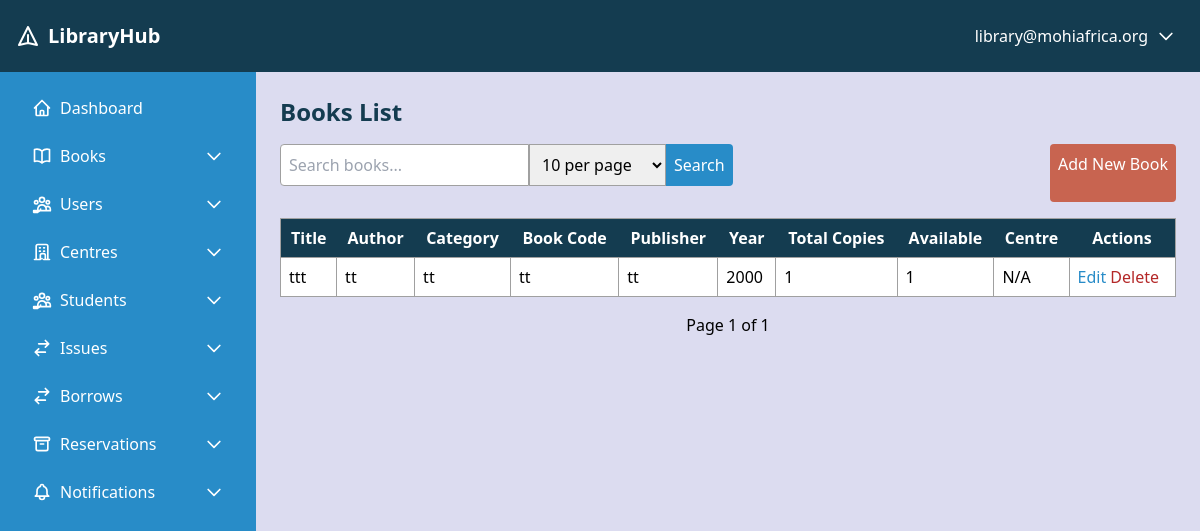
The app's page /books/ (signed in) with its own data.
### library_app/models.py (models this page shows, shortened)
class CustomUser(AbstractUser):
    username = None
    email = models.EmailField(unique=True)
    is_librarian = models.BooleanField(default=False)
    is_student = models.BooleanField(default=False)
    is_teacher = models.BooleanField(default=False)
    centre = models.ForeignKey(
        'Centre', on_delete=models.SET_NULL, null=True, blank=True)
    USERNAME_FIELD = 'email'
    REQUIRED_FIELDS = []
    objects = CustomUserManager()  # Assign the custom manager here
    groups = models.ManyToManyField(
        Group,
        related_name='customuser_set',
        blank=True,
        help_text='The groups this user belongs to.',
        verbose_name='groups',
    )
    user_permissions = models.ManyToManyField(
        Permission,
        related_name='customuser_permissions',
        blank=True,
        help_text='Specific permissions for this user.',
        verbose_name='user permissions',
    )

class Book(models.Model):
    title = models.CharField(max_length=300)
    author = models.CharField(max_length=200)
    category = models.CharField(max_length=100)
    book_code = models.CharField(max_length=50, unique=True)
    publisher = models.CharField(max_length=200)
    year_of_publication = models.PositiveIntegerField()
    total_copies = models.PositiveIntegerField(default=1)
    available_copies = models.PositiveIntegerField(default=1)
    centre = models.ForeignKey(
        'Centre', on_delete=models.SET_NULL, null=True, related_name='books')
    added_by = models.ForeignKey(
        'CustomUser', on_delete=models.SET_NULL, null=True, related_name='books_added')
    is_active = models.BooleanField(default=True)
    history = HistoricalRecords()
    class Meta:
        unique_together = ('book_code', 'centre')

### library_app/views/book_views.py (the view, shortened to what this page needs)
# urls.py: path('books/', book_list, name='book_list'),
@login_required
def book_list(request):
    if not is_authorized(request.user):
        messages.error(request, "You do not have permission to access this page.")
        return redirect('dashboard')
    if request.user.is_superuser:
        books = Book.objects.all()
    elif request.user.is_staff:
        books = Book.objects.filter(centre=request.user.centre)
    else:
        books = Book.objects.none()
    search_query = request.GET.get('search', '')
    items_per_page = int(request.GET.get('items_per_page', 10))
    paginator = Paginator(books, items_per_page)
    page_number = request.GET.get('page', 1)
    try:
        books_page = paginator.page(page_number)
    except (PageNotAnInteger, EmptyPage):
        books_page = paginator.page(1)
    context = {
        'books': books_page,
        'paginator': paginator,
        'search_query': search_query,
        'items_per_page': items_per_page,
        'items_per_page_options': [10, 25, 50, 100],
    }
    return render(request, 'books/book_list.html', context)

### library_app/views/book_views.py (called while the page is built)
def is_authorized(user):
    return user.is_superuser or user.is_staff

### library_app/templates/books/book_list.html (shortened to what this page needs)
{% extends 'base.html' %}
{% block content %}
<h1 class="text-2xl font-bold mb-4 text-primary">Books List</h1>
<div class="mb-4 flex justify-between">
    <form method="get" class="flex">
        <input type="text" name="search" value="{{ search_query }}" placeholder="Search books..." class="border border-neutral p-2 rounded-l">
        <select name="items_per_page" class="border border-neutral p-2">
            {% for option in items_per_page_options %}
                <option value="{{ option }}" {% if items_per_page == option %}selected{% endif %}>{{ option }} per page</option>
            {% endfor %}
        </select>
        <button type="submit" class="bg-accent text-white p-2 rounded-r">Search</button>
    </form>
    <a href="{% url 'book_add' %}" class="bg-secondary text-white p-2 rounded">Add New Book</a>
</div>
<table class="w-full border-collapse border border-neutral">
    <thead>
        <tr class="bg-primary text-white">
            <th class="p-2">Title</th>
            <th class="p-2">Author</th>
            <th class="p-2">Category</th>
            <th class="p-2">Book Code</th>
            <th class="p-2">Publisher</th>
            <th class="p-2">Year</th>
            <th class="p-2">Total Copies</th>
            <th class="p-2">Available</th>
            <th class="p-2">Centre</th>
            <th class="p-2">Actions</th>
        </tr>
    </thead>
    <tbody>
        {% for book in books %}
            <tr class="{% cycle 'bg-white' 'bg-light' %}">
                <td class="p-2 border border-neutral">{{ book.title }}</td>
                <td class="p-2 border border-neutral">{{ book.author }}</td>
                <td class="p-2 border border-neutral">{{ book.category }}</td>
                <td class="p-2 border border-neutral">{{ book.book_code }}</td>
                <td class="p-2 border border-neutral">{{ book.publisher }}</td>
                <td class="p-2 border border-neutral">{{ book.year_of_publication }}</td>
                <td class="p-2 border border-neutral">{{ book.total_copies }}</td>
                <td class="p-2 border border-neutral">{{ book.available_copies }}</td>
                <td class="p-2 border border-neutral">{{ book.centre.name|default:"N/A" }}</td>
                <td class="p-2 border border-neutral">
                    <a href="{% url 'book_update' book.pk %}" class="text-accent hover:underline">Edit</a>
                    <form method="post" action="{% url 'book_delete' book.pk %}" class="inline">
                        <button type="submit" class="text-danger hover:underline" onclick="return confirm('Are you sure?')">Delete</button>
                    </form>
                </td>
            </tr>
        {% empty %}
            <tr>
                <td colspan="10" class="p-2 text-center">No books found.</td>
            </tr>
        {% endfor %}
    </tbody>
</table>
<div class="mt-4 flex justify-center">
    <span class="mx-2">Page {{ books.number }} of {{ paginator.num_pages }}</span>
</div>
{% endblock %}

### library_app/templates/base.html (shortened to what this page needs)
        <!DOCTYPE html>
<html lang="en">
<head>
    <script src="https://cdn.tailwindcss.com"></script>
</head>
<body class="bg-light min-h-screen font-sans">
    <header class="bg-primary text-white p-4 flex justify-between items-center">
        <div class="text-xl font-bold flex items-center">
            <svg class="w-6 h-6 mr-2" fill="none" stroke="currentColor" viewBox="0 0 24 24" xmlns="http://www.w3.org/2000/svg">
                <path stroke-linecap="round" stroke-linejoin="round" stroke-width="2" d="M12 19l9 2-9-18-9 18 9-2zm0 0v-8"></path>
            </svg>
            LibraryHub
        </div>
        <div class="relative">
            <button id="user-menu-button" class="flex items-center hover:bg-secondary p-2 rounded">
                <span class="mr-2">{{ user.email }}</span>
                <svg class="w-5 h-5" fill="none" stroke="currentColor" viewBox="0 0 24 24" xmlns="http://www.w3.org/2000/svg">
                    <path stroke-linecap="round" stroke-linejoin="round" stroke-width="2" d="M19 9l-7 7-7-7"></path>
                </svg>
            </button>
        </div>
    </header>
    <div class="flex">
        <aside class="bg-accent text-white w-64 p-4 min-h-screen">
            <ul id="sidebar-menu" class="space-y-2">
                <li>
                    <a href="{% url 'dashboard' %}" class="flex items-center py-2 px-4 hover:bg-secondary rounded">
                        Dashboard
                    </a>
                </li>
                <li>
                    <button class="flex items-center justify-between w-full py-2 px-4 hover:bg-secondary rounded">
                        <span class="flex items-center">
                            Books
                        </span>
                        <svg class="w-5 h-5 dropdown-arrow" fill="none" stroke="currentColor" viewBox="0 0 24 24" xmlns="http://www.w3.org/2000/svg">
                            <path stroke-linecap="round" stroke-linejoin="round" stroke-width="2" d="M19 9l-7 7-7-7"></path>
                        </svg>
                    </button>
                </li>
                {% if user.is_superuser %}
                <li>
                    <button class="flex items-center justify-between w-full py-2 px-4 hover:bg-secondary rounded">
                        <span class="flex items-center">
                            Users
                        </span>
                        <svg class="w-5 h-5 dropdown-arrow" fill="none" stroke="currentColor" viewBox="0 0 24 24" xmlns="http://www.w3.org/2000/svg">
                            <path stroke-linecap="round" stroke-linejoin="round" stroke-width="2" d="M19 9l-7 7-7-7"></path>
                        </svg>
                    </button>
                </li>
                <li>
                    <button class="flex items-center justify-between w-full py-2 px-4 hover:bg-secondary rounded">
                        <span class="flex items-center">
                            Centres
                        </span>
                        <svg class="w-5 h-5 dropdown-arrow" fill="none" stroke="currentColor" viewBox="0 0 24 24" xmlns="http://www.w3.org/2000/svg">
                            <path stroke-linecap="round" stroke-linejoin="round" stroke-width="2" d="M19 9l-7 7-7-7"></path>
                        </svg>
                    </button>
                </li>
                {% endif %}
                <li>
                    <button class="flex items-center justify-between w-full py-2 px-4 hover:bg-secondary rounded">
                        <span class="flex items-center">
                            Students
                        </span>
                        <svg class="w-5 h-5 dropdown-arrow" fill="none" stroke="currentColor" viewBox="0 0 24 24" xmlns="http://www.w3.org/2000/svg">
                            <path stroke-linecap="round" stroke-linejoin="round" stroke-width="2" d="M19 9l-7 7-7-7"></path>
                        </svg>
                    </button>
                </li>
                <li>
                    <button class="flex items-center justify-between w-full py-2 px-4 hover:bg-secondary rounded">
                        <span class="flex items-center">
                            <svg class="w-5 h-5 mr-2" fill="none" stroke="currentColor" viewBox="0 0 24 24" xmlns="http://www.w3.org/2000/svg">
                                <path stroke-linecap="round" stroke-linejoin="round" stroke-width="2" d="M8 7h12m0 0l-4-4m4 4l-4 4m0 6H4m0 0l4 4m-4-4l4-4"></path>
                            </svg>
                            Issues
                        </span>
                        <svg class="w-5 h-5 dropdown-arrow" fill="none" stroke="currentColor" viewBox="0 0 24 24" xmlns="http://www.w3.org/2000/svg">
                            <path stroke-linecap="round" stroke-linejoin="round" stroke-width="2" d="M19 9l-7 7-7-7"></path>
                        </svg>
                    </button>
                </li>
                <li>
                    <button class="flex items-center justify-between w-full py-2 px-4 hover:bg-secondary rounded">
                        <span class="flex items-center">
                            <svg class="w-5 h-5 mr-2" fill="none" stroke="currentColor" viewBox="0 0 24 24" xmlns="http://www.w3.org/2000/svg">
                                <path stroke-linecap="round" stroke-linejoin="round" stroke-width="2" d="M8 7h12m0 0l-4-4m4 4l-4 4m0 6H4m0 0l4 4m-4-4l4-4"></path>
                            </svg>
                            Borrows
                        </span>
                        <svg class="w-5 h-5 dropdown-arrow" fill="none" stroke="currentColor" viewBox="0 0 24 24" xmlns="http://www.w3.org/2000/svg">
                            <path stroke-linecap="round" stroke-linejoin="round" stroke-width="2" d="M19 9l-7 7-7-7"></path>
                        </svg>
                    </button>
                </li>
                <li>
                    <button class="flex items-center justify-between w-full py-2 px-4 hover:bg-secondary rounded">
                        <span class="flex items-center">
                            <svg class="w-5 h-5 mr-2" fill="none" stroke="currentColor" viewBox="0 0 24 24" xmlns="http://www.w3.org/2000/svg">
                                <path stroke-linecap="round" stroke-linejoin="round" stroke-width="2" d="M5 8h14M5 8a2 2 0 110-4h14a2 2 0 110 4M5 8v10a2 2 0 002 2h10a2 2 0 002-2V8m-9 4h4"></path>
                            </svg>
                            Reservations
                        </span>
                        <svg class="w-5 h-5 dropdown-arrow" fill="none" stroke="currentColor" viewBox="0 0 24 24" xmlns="http://www.w3.org/2000/svg">
                            <path stroke-linecap="round" stroke-linejoin="round" stroke-width="2" d="M19 9l-7 7-7-7"></path>
                        </svg>
                    </button>
                </li>
                <li>
                    <button class="flex items-center justify-between w-full py-2 px-4 hover:bg-secondary rounded">
                        <span class="flex items-center">
                            Notifications
                        </span>
                        <svg class="w-5 h-5 dropdown-arrow" fill="none" stroke="currentColor" viewBox="0 0 24 24" xmlns="http://www.w3.org/2000/svg">
                            <path stroke-linecap="round" stroke-linejoin="round" stroke-width="2" d="M19 9l-7 7-7-7"></path>
                        </svg>
                    </button>
                </li>
            </ul>
        </aside>
        <main class="flex-1 p-6">
            {% block content %}{% endblock %}
        </main>
    </div>
</body>
</html>

### records on screen
CustomUser: email "library@mohiafrica.org"
Book: title "ttt", author "tt", category "tt", book_code "tt", publisher "tt", year_of_publication "2000", total_copies "1", available_copies "1", centre.name "N/A"

### other values on screen
{{ books.number }} "1"
{{ paginator.num_pages }} "1"
form field items_per_page "10 per page"
